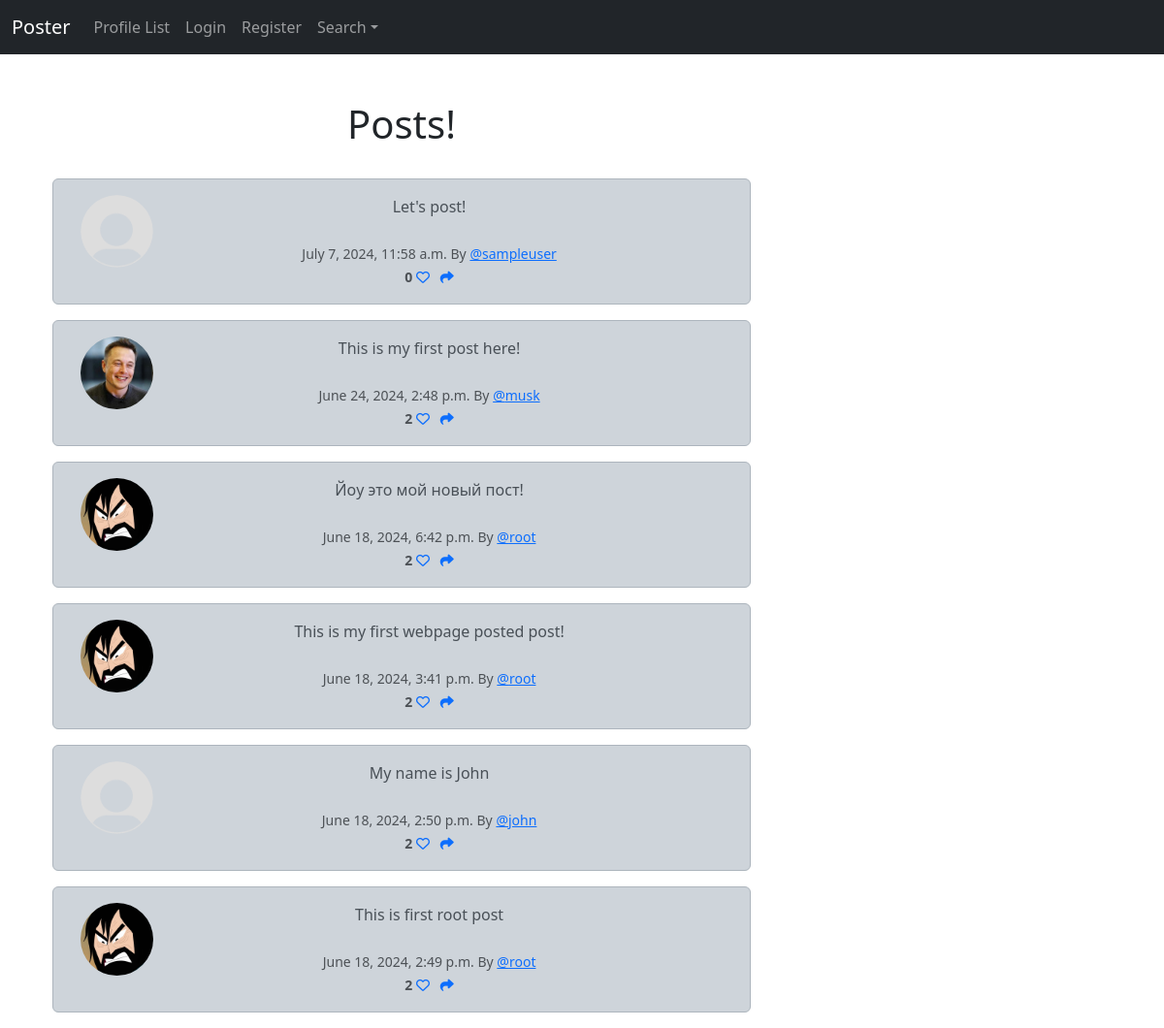
The page / on the database its author committed.
### poster/models.py (models this page shows, shortened)
class Post(models.Model):
    user = models.ForeignKey(
        User, related_name='posts',
        on_delete=models.DO_NOTHING)
    body = models.CharField(max_length=200)
    created_at = models.DateTimeField(auto_now_add=True)
    likes = models.ManyToManyField(User, related_name='post_like', blank=True)
    def likes_count(self):
        return self.likes.count()

class Profile(models.Model):
    user = models.OneToOneField(User, on_delete=models.CASCADE)
    follows = models.ManyToManyField('self', related_name='followed_by', symmetrical=False, blank=True)
    date_modified = models.DateTimeField(User, auto_now=True)
    profile_image = models.ImageField(null=True, blank=True, upload_to='images/')
    profile_bio = models.CharField(null=True, blank=True, max_length=140)
    website_link = models.CharField(null=True, blank=True, max_length=2000)
    vk_link = models.CharField(null=True, blank=True, max_length=2000)

### poster/views.py (the view)
# urls.py: path('', views.home, name='home'),
def home(request):
    if request.user.is_authenticated:
        form = PostForm(request.POST or None)
        if request.method == 'POST':
            if form.is_valid():
                post = form.save(commit=False)
                post.user = request.user
                post.save()
                messages.success(request, 'Your post has been posted!')
                return redirect('home')
        posts = Post.objects.all().order_by('-created_at')
        return render(request, 'home.html', {'posts': posts, 'form': form})
    else:
        posts = Post.objects.all().order_by('-created_at')
        return render(request, 'home.html', {'posts': posts})

### poster/templates/home.html (shortened to what this page needs)
{% extends 'base.html' %}
{% load static %}
{% block content %}
    <div class="container text-center">
        <div class="row">
            <div class="col-8">
    <h1>Posts!</h1>
<br/>
    {% for post in posts %}
        {% include 'post_base.html' %}
    {% endfor %}
            </div>
    <div class="col-4">
        <br/><br/><br/>
    </div>
        </div>
    </div>
{% endblock %}

### poster/templates/post_base.html (shortened to what this page needs)
{% load static %}
<div class="alert alert-dark" role="alert">
    <div class="container">
        <div class="row">
            <div class="col-1">
            {% if post.user.profile.profile_image %}
                <img src="{{ post.user.profile.profile_image.url }}" width=75 height=75 class="rounded-circle" alt="{{ post.user.profile.user.username }}">
            {% else %}
                <img src="{% static 'images/default_pfp.png' %}" width=75 height=75 class="rounded-circle" alt="Profile Image">
            {% endif %}
            </div>
            <div class="col-11">
                {{ post.body }}<br/><br/>
                <small class="text-muted">
                    {{ post.created_at }} By
                    <a href="{% url 'profile' post.user.id %}">@{{ post.user.username|lower }}</a>
                    <br/>
                    <b>{{ post.likes_count }}</b>
                    {% if user in post.likes.all %}
                        <a href="{% url 'post_like' post.id %}"><i class="fa-solid fa-heart" style="color:Red"></i></a>
                    {% else %}
                        <a href="{% url 'post_like' post.id %}"><i class="fa-regular fa-heart"></i></a>
                    {% endif %}
                    <a href="{% url  'post_page' post.id %}"><i class="fa-solid fa-share"></i></a>
                </small>
            </div>
        </div>
    </div>
</div>

### rows shown on the page
Post: body "Let's post!", created_at "July 7, 2024, 11:58 a.m.", user.username "sampleuser", likes_count "0"
Post: user.profile.profile_image (picture), body "This is my first post here!", created_at "June 24, 2024, 2:48 p.m.", user.username "musk", likes_count "2"
Post: user.profile.profile_image (picture), body "Йоу это мой новый пост!", created_at "June 18, 2024, 6:42 p.m.", user.username "root", likes_count "2"
Post: user.profile.profile_image (picture), body "This is my first webpage posted post!", created_at "June 18, 2024, 3:41 p.m.", user.username "root", likes_count "2"
Post: body "My name is John", created_at "June 18, 2024, 2:50 p.m.", user.username "john", likes_count "2"
Post: user.profile.profile_image (picture), body "This is first root post", created_at "June 18, 2024, 2:49 p.m.", user.username "root", likes_count "2"
